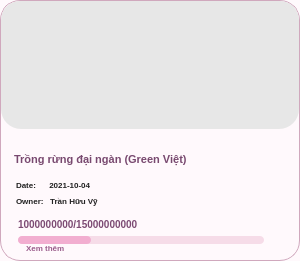
     <widget class="QFrame" name="card22">
      <property name="geometry">
       <rect>
        <x>394</x>
        <y>213</y>
        <width>300</width>
        <height>261</height>
       </rect>
      </property>
      <property name="styleSheet">
       <string notr="true">QFrame{
    background:#FFF9FC;
    border:1px solid #D0A8BD;
    border-radius:20px;
}</string>
      </property>
      <widget class="QLabel" name="card22Image">
       <property name="geometry">
        <rect>
         <x>1</x>
         <y>1</y>
         <width>298</width>
         <height>128</height>
        </rect>
       </property>
       <property name="styleSheet">
        <string notr="true">QLabel{
    border:none;
    border-top-left-radius:19px;
    border-top-right-radius:19px;
    background:#E7E7E7;
}</string>
       </property>
       <property name="pixmap">
        <pixmap>campaign22.png</pixmap>
       </property>
       <property name="scaledContents">
        <bool>true</bool>
       </property>
      </widget>
      <widget class="QLabel" name="card22Title">
       <property name="geometry">
        <rect>
         <x>14</x>
         <y>142</y>
         <width>270</width>
         <height>34</height>
        </rect>
       </property>
       <property name="styleSheet">
        <string notr="true">QLabel{
    color:#78496F;
    font-size:11px;
    font-weight:800;
    background:transparent;
    border:none;
}</string>
       </property>
       <property name="text">
        <string>Trồng rừng đại ngàn (Green Việt)</string>
       </property>
       <property name="wordWrap">
        <bool>true</bool>
       </property>
      </widget>
      <widget class="QLabel" name="card22Date">
       <property name="geometry">
        <rect>
         <x>16</x>
         <y>177</y>
         <width>140</width>
         <height>16</height>
        </rect>
       </property>
       <property name="styleSheet">
        <string notr="true">QLabel{
    color:#222;
    font-size:8px;
    font-weight:500;
    background:transparent;
    border:none;
}</string>
       </property>
       <property name="text">
        <string>Date:      2021-10-04</string>
       </property>
      </widget>
      <widget class="QLabel" name="card22Owner">
       <property name="geometry">
        <rect>
         <x>16</x>
         <y>193</y>
         <width>140</width>
         <height>16</height>
        </rect>
       </property>
       <property name="styleSheet">
        <string notr="true">QLabel{
    color:#222;
    font-size:8px;
    font-weight:500;
    background:transparent;
    border:none;
}</string>
       </property>
       <property name="text">
        <string>Owner:   Trần Hữu Vỹ</string>
       </property>
      </widget>
      <widget class="QLabel" name="card22Money">
       <property name="geometry">
        <rect>
         <x>18</x>
         <y>214</y>
         <width>210</width>
         <height>20</height>
        </rect>
       </property>
       <property name="styleSheet">
        <string notr="true">QLabel{
    color:#7C4A73;
    font-size:10px;
    font-weight:900;
    background:transparent;
    border:none;
}</string>
       </property>
       <property name="text">
        <string>1000000000/15000000000</string>
       </property>
      </widget>
      <widget class="QProgressBar" name="card22Progress">
       <property name="geometry">
        <rect>
         <x>18</x>
         <y>236</y>
         <width>246</width>
         <height>8</height>
        </rect>
       </property>
       <property name="styleSheet">
        <string notr="true">QProgressBar{
    background:#F6DCE8;
    border:none;
    border-radius:4px;
}
QProgressBar::chunk{
    background:#F2AED0;
    border-radius:4px;
}</string>
       </property>
       <property name="value">
        <number>30</number>
       </property>
       <property name="textVisible">
        <bool>false</bool>
       </property>
      </widget>
      <widget class="QLabel" name="card22More">
       <property name="geometry">
        <rect>
         <x>26</x>
         <y>240</y>
         <width>80</width>
         <height>16</height>
        </rect>
       </property>
       <property name="styleSheet">
        <string notr="true">QLabel{
    color:#9A5C8B;
    font-size:8px;
    font-weight:700;
    background:transparent;
    border:none;
}</string>
       </property>
       <property name="text">
        <string>Xem thêm</string>
       </property>
      </widget>
     </widget>
